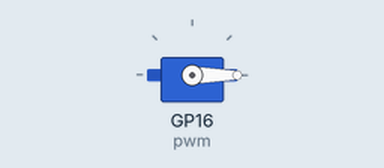
This program was run on a simulated Raspberry Pi Pico running CircuitPython. On the bench: servo.

Above: at 0.05 s.
At 0.9 s:
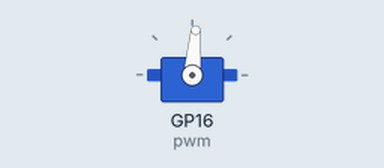
At 1.75 s:
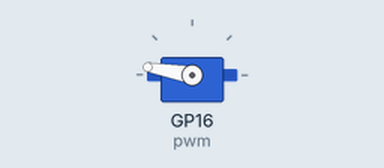
At 3.45 s:
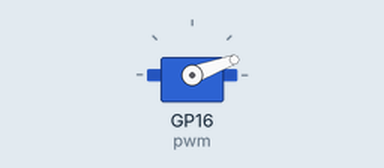
Timing chart, 0 to 8.3 s (numbered marks = the images above):
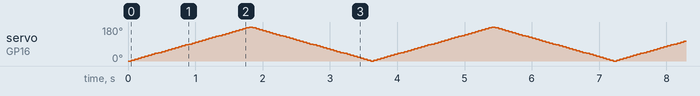

The program:

servo_circuitpython.py
```python
# Created by: Jaeyoon Lee
# Created on: Dec 2021
#
#  Moves the servo through 180° and then back again

import time
import board
import pwmio
from adafruit_motor import servo

# create a PWMOut object on Pin A2.
pwm = pwmio.PWMOut(board.GP16, duty_cycle=2 ** 15, frequency=50)

# Create a servo object, my_servo.
my_servo = servo.Servo(pwm)

while True:
    for angle in range(0, 180, 5):  # 0 - 180 degrees, 5 degrees at a time.
        my_servo.angle = angle
        time.sleep(0.05)
    for angle in range(180, 0, -5): # 180 - 0 degrees, 5 degrees at a time.
        my_servo.angle = angle
        time.sleep(0.05)
```
